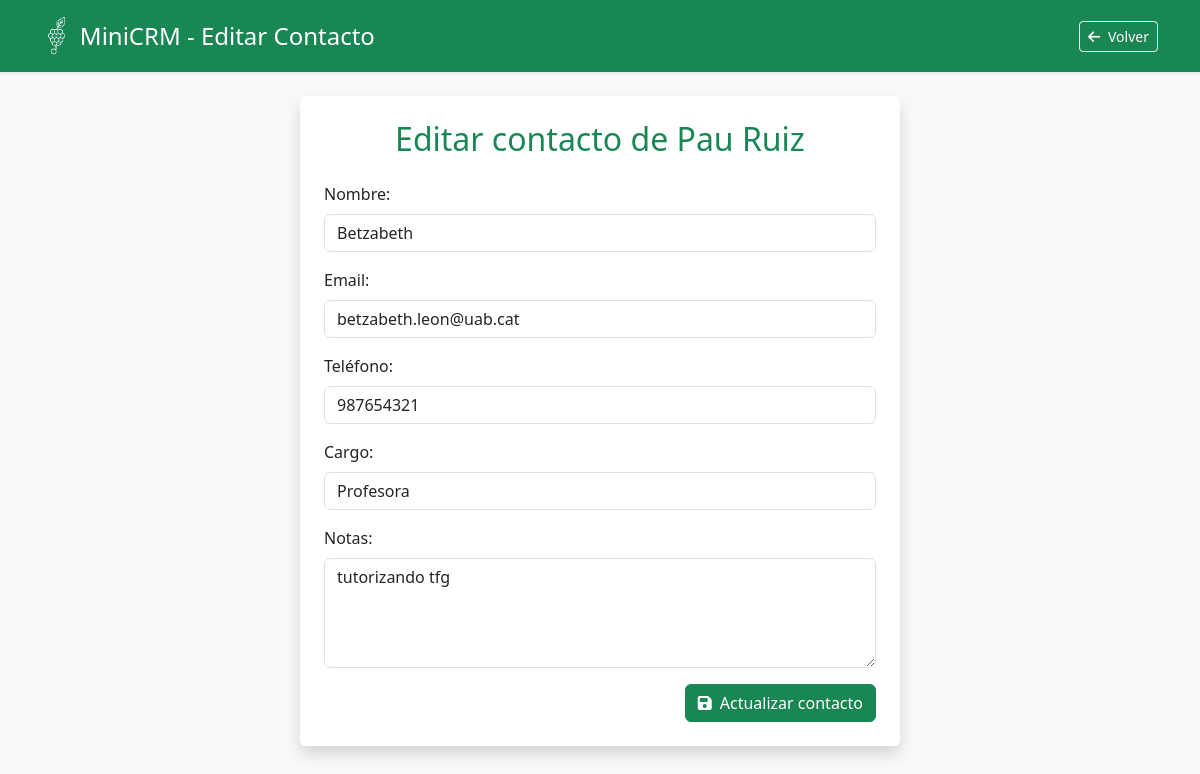
The app's page /contacto/1/editar/ (signed in) with its own data.
### clientes/models.py (models this page shows, shortened)
class Cliente(models.Model):
    usuario = models.ForeignKey(User, on_delete=models.CASCADE)
    nombre = models.CharField(max_length=100)
    telefono = models.CharField(max_length=20)
    email = models.EmailField()
    empresa = models.CharField(max_length=100, blank=True)
    notas = models.TextField(blank=True)
    fecha_creacion = models.DateTimeField(auto_now_add=True)

class Contacto(models.Model):
    cliente = models.ForeignKey(
        Cliente,
        on_delete=models.CASCADE,
        related_name='contactos'
    )
    nombre = models.CharField(max_length=100)
    email = models.EmailField(blank=True)
    telefono = models.CharField(max_length=20, blank=True)
    cargo = models.CharField(max_length=100, blank=True)
    notas = models.TextField(blank=True)

### clientes/views.py (the view, shortened to what this page needs)
# urls.py: path('contacto/<int:contacto_id>/editar/', views.editar_contacto, name='editar_contacto'),
@login_required
def editar_contacto(request, contacto_id):
    contacto = get_object_or_404(
        Contacto,
        id=contacto_id,
        cliente__usuario=request.user
    )
    cliente = contacto.cliente
    return render(request, "clientes/editar_contacto.html", {
        "contacto": contacto,
        "cliente": cliente
    })

### clientes/templates/clientes/editar_contacto.html (shortened to what this page needs)
{% load static %}
<!DOCTYPE html>
<html lang="es">
<head>
    <link href="https://cdn.jsdelivr.net/npm/bootstrap@5.3.2/dist/css/bootstrap.min.css" rel="stylesheet">
    <link rel="stylesheet" href="https://cdnjs.cloudflare.com/ajax/libs/font-awesome/6.4.0/css/all.min.css">
</head>
<body class="bg-light">
<header class="bg-success text-white py-3 mb-4 shadow-sm">
    <div class="container d-flex justify-content-between align-items-center">
        <div class="d-flex align-items-center">
            <img src="/static/img/logo.png" alt="Logo" style="height:40px;" class="me-2">
            <h4 class="mb-0">MiniCRM - Editar Contacto</h4>
        </div>
        <a href="{% url 'detalles_cliente' cliente.id %}" class="btn btn-outline-light btn-sm">
            <i class="fa fa-arrow-left me-1"></i> Volver
        </a>
    </div>
</header>
<div class="container mt-4 bg-white p-4 shadow rounded" style="max-width: 600px;">
    <h2 class="text-center mb-4 text-success">
        Editar contacto de {{ cliente.nombre }}
    </h2>
    <form method="POST" class="needs-validation" novalidate>
        <div class="mb-3">
            <label class="form-label">Nombre:</label>
            <input type="text" name="nombre" value="{{ contacto.nombre }}" class="form-control" required>
        </div>
        <div class="mb-3">
            <label class="form-label">Email:</label>
            <input type="email" name="email" value="{{ contacto.email }}" class="form-control">
        </div>
        <div class="mb-3">
            <label class="form-label">Teléfono:</label>
            <input type="text" name="telefono" value="{{ contacto.telefono }}" class="form-control">
        </div>
        <div class="mb-3">
            <label class="form-label">Cargo:</label>
            <input type="text" name="cargo" value="{{ contacto.cargo }}" class="form-control">
        </div>
        <div class="mb-3">
            <label class="form-label">Notas:</label>
            <textarea name="notas" rows="4" class="form-control">{{ contacto.notas }}</textarea>
        </div>
        <div class="d-flex justify-content-end">
            <button type="submit" class="btn btn-primary">
                <i class="fa fa-save me-1"></i> Actualizar contacto
            </button>
        </div>
    </form>
</div>
</body>
</html>

### clientes/templates/clientes/editar_contacto.html (style rules this page uses)
.btn-primary, .table-primary { background-color: #198754; border-color: #198754; color: white; }

### records on screen
Cliente: nombre "Pau Ruiz"
Contacto: nombre "Betzabeth", email "betzabeth.leon@uab.cat", telefono "987654321", cargo "Profesora", notas "tutorizando tfg"
